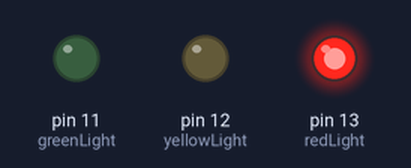
Bench run of a sketch on a simulated Arduino Uno, built with avr-gcc and run on an emulated ATmega328P. Parts: output pins drawn as LEDs (lit = HIGH).

Above: at 2.5 s.
At 9.5 s:
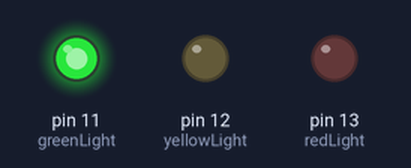
At 13.0 s:
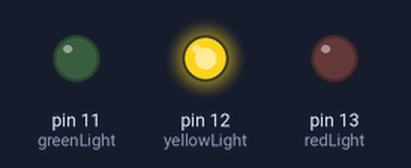
Timing chart, 0 to 18.2 s (numbered marks = the images above):
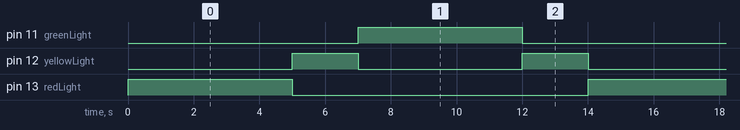

The sketch:

trafficlight.ino
```cpp
int redLight = 13;
int yellowLight = 12;
int greenLight = 11;

void setup()
{
  pinMode(redLight, OUTPUT);
  pinMode(yellowLight, OUTPUT);
  pinMode(greenLight, OUTPUT);
}

void loop()
{
  digitalWrite(redLight, HIGH);
  digitalWrite(yellowLight, LOW);
  digitalWrite(greenLight, LOW);
  delay(5000);

  digitalWrite(redLight, LOW);
  digitalWrite(yellowLight, HIGH);
  digitalWrite(greenLight, LOW);
  delay(2000);

  digitalWrite(redLight, LOW);
  digitalWrite(yellowLight, LOW);
  digitalWrite(greenLight, HIGH);
  delay(5000);

  digitalWrite(redLight, LOW);
  digitalWrite(yellowLight, HIGH);
  digitalWrite(greenLight, LOW);
  delay(2000);
}
```

Measured:
- by itself, pin 11 (greenLight), pin 13 (redLight): alternates HIGH for 5.0 s and LOW for 9.0 s
- by itself, pin 12 (yellowLight): alternates HIGH for 2.0 s and LOW for 5.0 s
- by itself, everything shown: repeats every 14.0 s, in 4 steps
